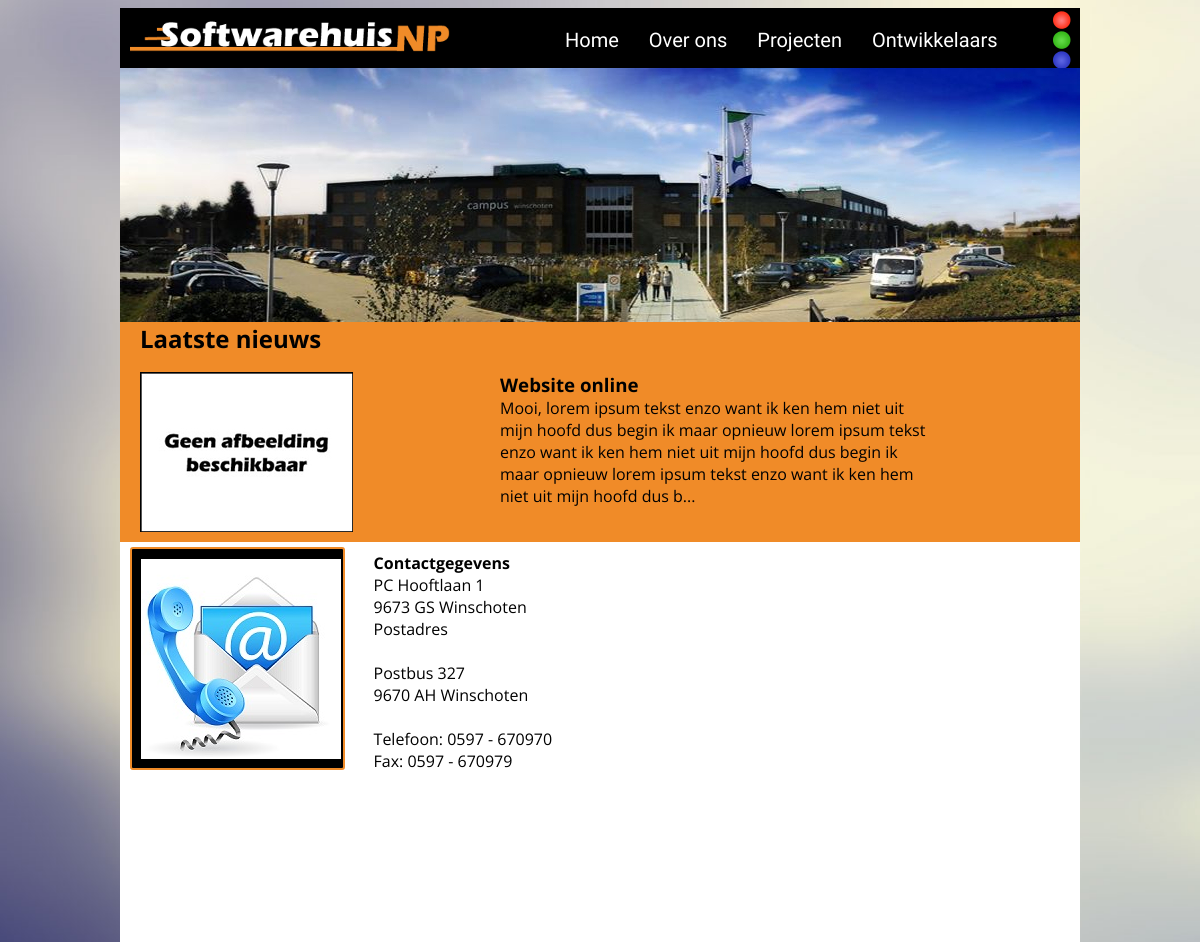
Screenshot of /work/site.php?id=5 with the database file from the repository.
### tables this page shows
CREATE TABLE IF NOT EXISTS `s_nieuws` (
  `id` int(11) NOT NULL AUTO_INCREMENT,
  `titel` varchar(255) NOT NULL,
  `content` text NOT NULL,
  `afbeelding` varchar(255) NOT NULL,
  `volgorde` int(11) NOT NULL DEFAULT '0',
  `active` tinyint(1) NOT NULL DEFAULT '1' COMMENT 'boolean',
  PRIMARY KEY (`id`)
);

CREATE TABLE IF NOT EXISTS `s_pagina_variabel` (
  `id` int(11) NOT NULL AUTO_INCREMENT,
  `paginaid` int(100) NOT NULL,
  `variabel_naam` varchar(100) NOT NULL,
  `value` text NOT NULL,
  PRIMARY KEY (`id`)
);

### work/config.php (called while the page is built, shortened)
<?php
	$config = new config();
?>

### work/classes/database.php (called while the page is built, shortened)
<?php
class database {
	public function __construct($server,$username,$password,$database) {
		$this->connection = new MySQLi($server, $username, $password, $database) or die("ERROR: Kan niet verbinden met de database.");
	}
	public function query($q) {
		$result = mysqli_query($this->connection,$q) or die(mysqli_error($this->connection));
		return $result;
	}
	public function fetch_assoc($q) {
		return mysqli_fetch_assoc($q);
	}
}
?>

### work/includes/pages/contact.php (the view, shortened to what this page needs)
<div id="slider">
	<h2>Laatste <font class='white'>nieuws</font></h2>
	<ul id="slider_container">
	<?php
		$query = $database->query("SELECT `id`,`titel`,`content`,`afbeelding` FROM `".$config->dbinfo['prefix']."_nieuws` ORDER BY `volgorde` DESC");
		while($row = $database->fetch_assoc($query))
		{
			$titel = $row['titel'];
			$content = substr($row['content'],0,240)."...";
			$afbeelding = file_exists($row['afbeelding']) && !empty($row['afbeelding']) ? "<img src=\"".$row['afbeelding']."\"/>" : "<img src=\"images/nieuws/slider_empty.jpg\"/>";
			echo "<li>
				<div class=\"nieuws_image\">
					".$afbeelding."
				</div>
				<div class=\"content\">
					<h3>".$titel."</h3>
					".$content."
				</div>
			</li>";
		}
	?>
    </ul>
</div>
<div id="contentvak">
	<div class="ContentLeft">
		<?php
			$query = $database->query("SELECT `value` FROM `".$config->dbinfo['prefix']."_pagina_variabel` where `paginaid`='" . mysql_real_escape_string($_GET['id']) . "' and `variabel_naam`='image'");
			$row = $database->fetch_assoc($query);
		?>
		<img src="<?php echo $row['value']; ?>">
	</div>
	<div class="ContentRight">
		<?php
			$query = $database->query("SELECT `value` FROM `".$config->dbinfo['prefix']."_pagina_variabel` where `paginaid`='" . mysql_real_escape_string($_GET['id']) . "' and `variabel_naam`='text'");
			$row = $database->fetch_assoc($query);
			echo $row['value'];
		?>
	</div>
</div>

### work/css/style.css (style rules this page uses)
body { background-image:url('../img/background.jpg'); background-size:cover; background-repeat:no-repeat; font-family: 'Open Sans', sans-serif; }
#slider { position:relative; float:left; width:960px; height:220px; overflow:hidden; }
#slider h2 { margin:0; padding:0; margin-left:20px; }
#slider_container { position:absolute; left:0px; bottom:0px; width:auto; height:190px; list-style:none; margin:0; padding:0; }
#slider_container li { width:960px; height:190px; position:absolute; left:0px; top:0px; list-style:none; margin:0; padding:0; }
#slider_container .nieuws_image { position:relative; width:260px; height:195px; float:left; margin-left:20px; margin-top:20px; }
#slider_container .content { position:relative; width:430px; height:195px; float:left; margin-left:100px; margin-top:20px; }
#slider_container h3 { margin-top:0px; margin-bottom:0px; }
#contentvak { position:relative; float:left; width:100%; min-height:400px; background-color:#FFFFFF; }
.ContentLeft { width: 20%; float: left; padding: 1%; margin-top: 5px; margin-left: 1%; background: black; border: 2px solid yellow; border-radius: 5px; }
.ContentRight { width: 72%; float: left; margin-left: 2%; padding: 1%; }

### work/css/theme_default.css (style rules this page uses)
#slider { background-color:#f08b28; }
.ContentLeft { border-radius: 3px; }
.ContentRight { border-radius: 3px; }
.OntwikkelaarsRight, .ContentLeft { border: 2px solid #f08b28 !important; }

### rows the page displays
s_nieuws: titel "Website online", content "Mooi, lorem ipsum tekst enzo want ik ken hem niet uit mijn hoofd dus begin ik maar opnieuw lorem ipsum tekst enzo want ik ken hem niet uit mijn hoofd dus begin ik maar opnieuw lorem ipsum tekst enzo want ik ken hem niet uit mijn hoofd dus b..."
s_pagina_variabel: value (picture)
s_pagina_variabel: value "Contactgegevens PC Hooftlaan 1 9673 GS Winschoten Postadres Postbus 327 9670 AH Winschoten Telefoon: 0597 - 670970 Fax: 0597 - 670979"
